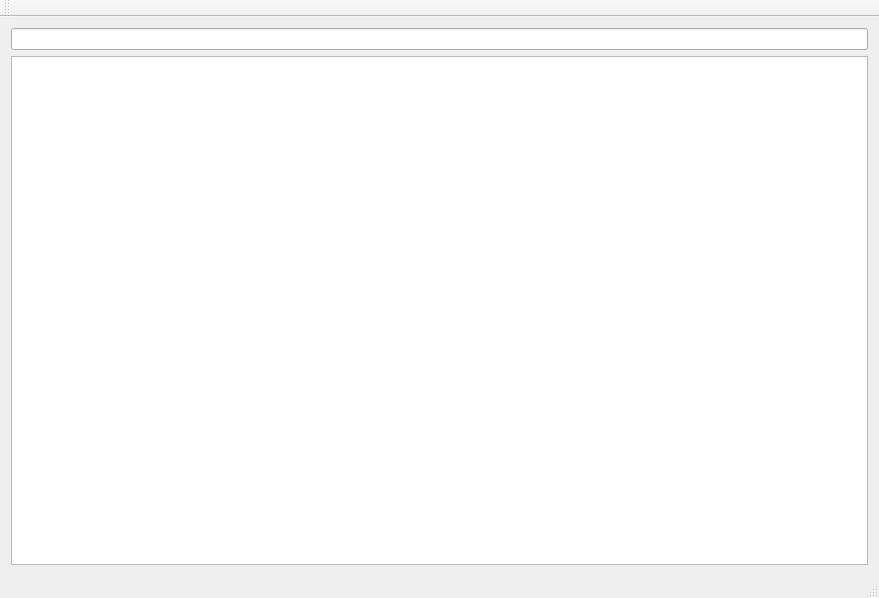
<?xml version="1.0" encoding="UTF-8"?>
<ui version="4.0">
 <class>MainWindow</class>
 <widget class="QMainWindow" name="MainWindow">
  <property name="geometry">
   <rect>
    <x>0</x>
    <y>0</y>
    <width>879</width>
    <height>598</height>
   </rect>
  </property>
  <property name="windowTitle">
   <string>MainWindow</string>
  </property>
  <widget class="QWidget" name="centralWidget">
   <layout class="QGridLayout" name="gridLayout">
    <item row="1" column="0" rowspan="2">
     <widget class="QTableView" name="tableView"/>
    </item>
    <item row="0" column="0">
     <widget class="QLineEdit" name="search"/>
    </item>
   </layout>
  </widget>
  <widget class="QMenuBar" name="menuBar">
   <property name="geometry">
    <rect>
     <x>0</x>
     <y>0</y>
     <width>879</width>
     <height>25</height>
    </rect>
   </property>
  </widget>
  <widget class="QToolBar" name="mainToolBar">
   <attribute name="toolBarArea">
    <enum>TopToolBarArea</enum>
   </attribute>
   <attribute name="toolBarBreak">
    <bool>false</bool>
   </attribute>
  </widget>
  <widget class="QStatusBar" name="statusBar"/>
 </widget>
 <layoutdefault spacing="6" margin="11"/>
 <resources/>
 <connections/>
</ui>
